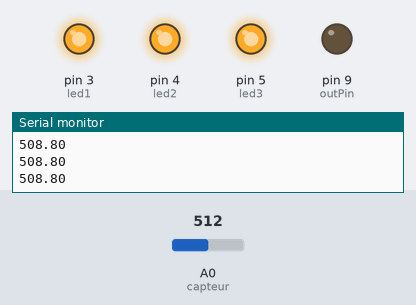
Recording of a sketch running on a simulated Arduino Uno, built with avr-gcc and run on an emulated ATmega328P. Shown: output pins drawn as LEDs (lit = HIGH), the last lines printed to the serial monitor. The inputs (shaded band) are chosen by the test bench; at power-on: A0 (capteur) = 512.

Above: at 1.2 s.
1.3 s: A0 (capteur) set to 27
At 2.0 s:
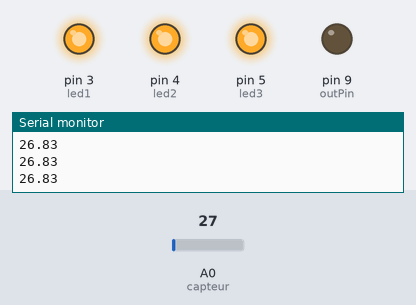
4.3 s: A0 (capteur) set to 23
At 4.9 s:
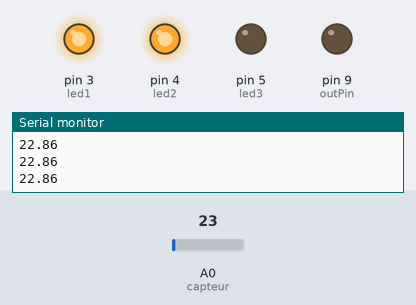
5.8 s: A0 (capteur) set to 0
At 6.9 s:
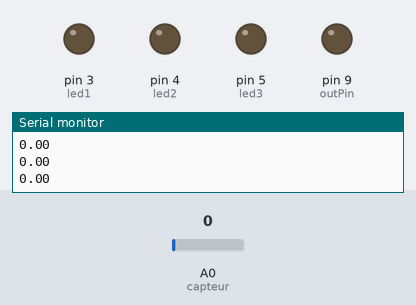
7.6 s: A0 (capteur) set to 28
Timing chart, 0 to 9.2 s (numbered marks = the images above; inputs shaded):
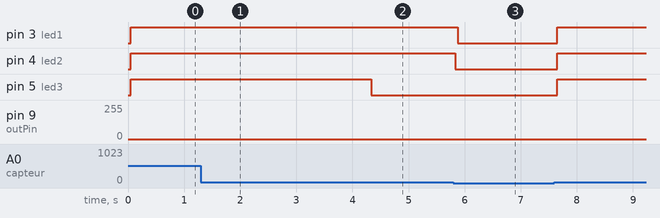

Measured:
- the behaviour switches between 25 and 24 on A0 (capteur) (found by bisection; images 1 and 2)
- after the input at 1.3 s, pin 9 (outPin): stops changing and stays 0/255
- after the input at 4.3 s, pin 5 (led3): HIGH → LOW at once; pin 9 (outPin): stops changing and stays 0/255
- after the input at 5.8 s, pin 3 (led1): HIGH → LOW after 0.08 s; pin 4 (led2): HIGH → LOW at once; pin 9 (outPin): stops changing and stays 0/255

The sketch:

project.ino
```cpp
int capteur = A0;
int led1= 3;
int led2=4;
int led3=5;
const int outPin = 9;
const float maxFreq = 16000000;
float freqq = 0.1;
float add = 0 ;
float moy = 0;
void setup() {

 Serial.begin(115200);
  pinMode(outPin,OUTPUT);
 pinMode(capteur, INPUT);
pinMode(led1,OUTPUT);
pinMode(led2,OUTPUT);
pinMode(led3,OUTPUT);
 setFrequency(100000);
}

void loop() {
 for(int i = 1 ; i < 160;i++)
 {
  setFrequency(100000*i);
  int etatcapteur = analogRead(capteur);
 // Serial.print("freq=");
  freqq = 0.1*i;
 // Serial.print(float(freqq));

  //Serial.print("Ghz       ");
  //Serial.println(etatcapteur);
  add=add+etatcapteur;
 // delay(100);


}

//Serial.println(add);
moy=add/160;
Serial.println(moy);
if(moy>24)
{
  digitalWrite(led1,HIGH);
  digitalWrite(led2,HIGH);
  digitalWrite(led3,HIGH);
 // Serial.println("main");
}
else if (moy>18)
{
digitalWrite(led1,HIGH);
digitalWrite(led2,HIGH);
digitalWrite(led3,LOW);
//Serial.println("deux doigts");
}
else if (moy>3)
{
digitalWrite(led1,HIGH);
digitalWrite(led2,LOW);
digitalWrite(led3,LOW);
//Serial.println("1 doigt");
}
else
{
  digitalWrite(led1,LOW);
digitalWrite(led2,LOW);
digitalWrite(led3,LOW);
 //Serial.println("rien");
}

add=0;
}


void setFrequency(float frequency)
{

  if(frequency >=0.24 || frequency <=16000000)
  {

    TCCR1A=0b10000010;        // Set up frequency generator, mode 14 (Fast PWM)
    //WGM11 = 1, COM1A1 = 1
    //Fast PWM: TOP=ICR1, update of OCR1x=BOTTOM, TOV1 Flag Set on TOP


    unsigned int v=0;
    int indscale=0;
    float prescale[] = {1.0,8.0,64.0,256.0,1024.0};
    float period=1/frequency;

    while(v==0)
    {
      float curfreq=maxFreq/prescale[indscale];
      float tickperiod=1/curfreq;
      float nbtick=period/tickperiod;

      if(nbtick>65535)
      {
        indscale=indscale+1;
      }
      else
      {
        v=nbtick;
      }

    }

    int c=prescale[indscale];

     switch (c) {

         case 1: TCCR1B=0b00011001; break;
         case 8: TCCR1B=0b00011010; break;
         case 64: TCCR1B=0b00011011; break;
         case 256: TCCR1B=0b00011100; break;
         case 1024: TCCR1B=0b00011101; break;
         default: TCCR1B=0b00011000;
     }


    ICR1=v; //pulse duration = ICR1 value x time per counter tick


    OCR1A=v/2; //Output Compare Register //low state

  }


}
```
